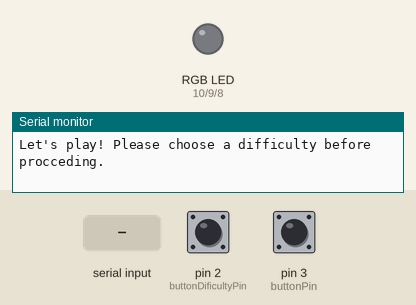
A program run on a simulated Arduino Uno, built with avr-gcc and run on an emulated ATmega328P. On the bench: an RGB LED mixed from three pins (HIGH = lit), the last lines printed to the serial monitor. Dashed ring = blinking. The inputs (shaded band) are chosen by the test bench; at power-on: pin 2 (buttonDificultyPin) HIGH, pin 3 (buttonPin) HIGH. Random numbers use the default seed unless the program sets one.

Above: at 1.2 s.
1.3 s: pin 2 (buttonDificultyPin) pulled LOW for 0.15 s
2.9 s: pin 3 (buttonPin) pulled LOW for 0.15 s
At 3.3 s:
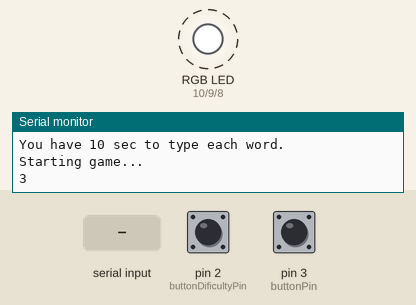
6.0 s: pin 3 (buttonPin) pulled LOW for 1 s
At 6.6 s:
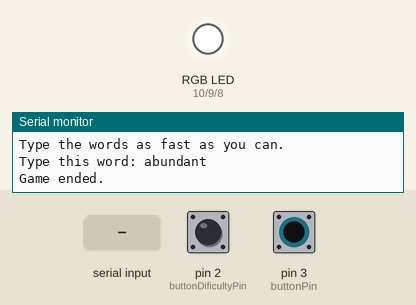
8.5 s: pin 2 (buttonDificultyPin) driven LOW and pin 3 (buttonPin) driven LOW
At 9.9 s:
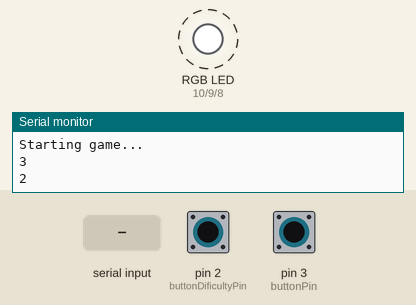
11.5 s: "1\n" received over Serial
At 12.8 s:
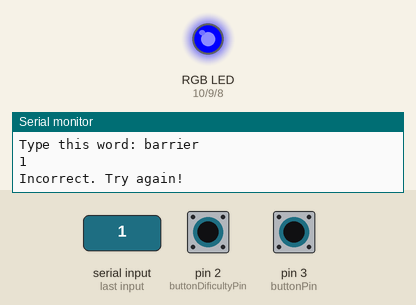
13.5 s: pin 3 (buttonPin) pulsed HIGH 5 times (0.12 s each, 0.3 s apart)
At 14.4 s:
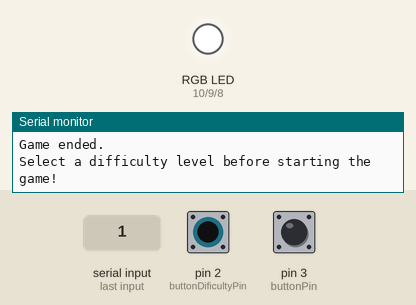
Timing chart, 0 to 16.5 s (numbered marks = the images above; inputs shaded):
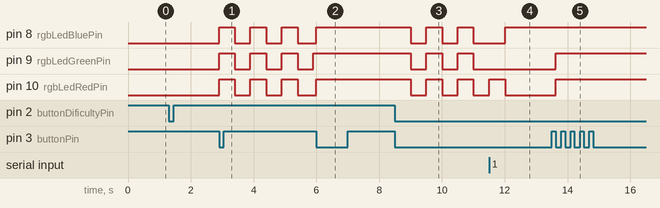

The program:

main.cpp
```cpp
#include <Arduino.h>

/* the pins and the variables the will be used throught the code have been declared globally */

const int buttonPin = 3;
const int buttonDificultyPin = 2;
const int rgbLedRedPin = 10;
const int rgbLedGreenPin = 9;
const int rgbLedBluePin = 8;

const int baseCompareMatch = 62500;
const unsigned long buttonsDebounceDelay = 500;
const unsigned int blinkingTime = 500;
const unsigned long roundTime = 30000;
const unsigned int animationStartGameDuration = 3000;
const int wordCount = 50;
const char* words[wordCount] = {
    "seed", "honest", "bundle", "by", "fairy", "van", "orthodox", "abundant",
    "disappointment", "opinion", "tournament", "straight", "combine", "north",
    "accessible", "imposter", "drop", "cover", "lover", "embox", "parallel",
    "buy", "colorful", "satisfied", "dull", "missile", "fish", "precedent",
    "even", "remember", "education", "railroad", "drill", "museum", "part",
    "dentist", "loud", "random", "seat", "ferry", "superintendent", "tone",
    "demand", "privilege", "conservation", "provincial", "diameter", "frighten",
    "pipe",  "barrier"
};

/* for better comprehension and readability, using "enum", the state and difficulty options have been declared */

enum StateOptions {
  IDLE = 0,
  STARTING = 1,
  RUNNING = 2
};

StateOptions gameState = IDLE;

#define DIFFICULTY_OPTIONS 3
enum DifficultyOptions {
  UNKNOWN = -1,
  EASY = 0,
  MEDIUM = 1,
  HARD = 2
};

DifficultyOptions difficulty = UNKNOWN;

unsigned long lastButtonPressTime = 0;
unsigned long lastDifficultyPressTime = 0;
unsigned long roundStartTime = 0;
unsigned long wordStartTime = 0;
unsigned int timeLimit = 0;
int correctWordCount = 0;
String chosenWord;
String inputBuffer = "";

void setLEDColor(int red, int green, int blue) {
    analogWrite(rgbLedRedPin, red);
    analogWrite(rgbLedGreenPin, green);
    analogWrite(rgbLedBluePin, blue);
}

/* the words that the player should type are chosen randomly for the defined dictionary using the function "random()" */

void generateWord() {
    int wordIndex = random(wordCount);
    chosenWord = words[wordIndex];
    Serial.print("Type this word: ");
    Serial.println(chosenWord);
    inputBuffer = "";
    wordStartTime = millis();
}

/* when the difficulty button is pressed, the function cycles through the difficulty options and displays a specific message for each */

void triggerCycleDifficulty() {
    if (gameState == IDLE && millis() - lastDifficultyPressTime > buttonsDebounceDelay) {
        lastDifficultyPressTime = millis();
        difficulty = (DifficultyOptions)((difficulty + 1) % DIFFICULTY_OPTIONS);
        Serial.print(difficulty == EASY ? "Easy" : difficulty == MEDIUM ? "Medium" : "Hard");
        Serial.println(" mode on!");
        timeLimit = difficulty == EASY ? 10000 : (difficulty == MEDIUM ? 5000 : 3000);
        Serial.print("You have ");
        Serial.print(difficulty == EASY ? "10 sec" : difficulty == MEDIUM ? "5 sec" : "3 sec");
        Serial.println(" to type each word.");
    }
}

/* when the start button is pressed, the function starts or stops the game
   the function also verifies if the player chose a difficulty */

void triggerStartStopGame() {
    if (millis() - lastButtonPressTime > buttonsDebounceDelay) {
        lastButtonPressTime = millis();

        if (difficulty == UNKNOWN) {
            Serial.println("Select a difficulty level before starting the game!");
            return;
        }

        if (gameState == IDLE) {
            gameState = STARTING;
            Serial.println("Starting game...");
        } else {
            Serial.println("Game ended.");
            gameState = IDLE;
            correctWordCount = 0;
            difficulty = UNKNOWN;
            setLEDColor(255, 255, 255);
        }
    }
}

/* function to count down and start the game  */

void countdownAndStartGame() {
    for (int i = 3; i > 0; i--) {
        Serial.println(i);
        setLEDColor(255, 255, 255);
        delay(500);
        setLEDColor(0, 0, 0);
        delay(500);
    }
    gameState = RUNNING;
    roundStartTime = millis();
    Serial.println("Type the words as fast as you can.");
    setLEDColor(0, 255, 0);
    generateWord();
}

/* the words typed by the player are verrified using the following function */

void checkInput() {
    while (Serial.available()) {
        char receivedChar = Serial.read();
        Serial.print(receivedChar);     // show what the player is typing
        if (receivedChar == '\b' && inputBuffer.length() > 0) {       // handles the case where the player presses the backspace key to correct the word
            inputBuffer.remove(inputBuffer.length() - 1);
        } else if (receivedChar == '\n') {
            inputBuffer.trim();
            if (inputBuffer.equals(chosenWord)) {   // handles the case where the input word is correct
                Serial.println("Correct!");
                correctWordCount++;
                generateWord();
                setLEDColor(0, 255, 0);
                wordStartTime = millis();
            } else {
                Serial.println("Incorrect. Try again!");  //handles the case where the input word is wrong
                setLEDColor(255, 0, 0);
                delay(500);
                setLEDColor(0, 0, 255);
            }
            inputBuffer = "";
        } else {
            inputBuffer += receivedChar;
        }
    }

    /* if the time limit set for typing each word is over, a new word will appeare in terminal */

    if (millis() - wordStartTime > timeLimit) {
        Serial.println("Time up! Moving to the next word.");
        generateWord();
        inputBuffer = "";
    }
}


void setup() {
    Serial.begin(28800);
    pinMode(rgbLedRedPin, OUTPUT);
    pinMode(rgbLedGreenPin, OUTPUT);
    pinMode(rgbLedBluePin, OUTPUT);

    pinMode(buttonPin, INPUT_PULLUP);
    pinMode(buttonDificultyPin, INPUT_PULLUP);

    attachInterrupt(digitalPinToInterrupt(buttonDificultyPin), triggerCycleDifficulty, FALLING);
    attachInterrupt(digitalPinToInterrupt(buttonPin), triggerStartStopGame, FALLING);

    randomSeed(millis());
    Serial.println("Let's play! Please choose a difficulty before procceding.");
}

void loop() {
    if (gameState == STARTING) {
        countdownAndStartGame();
    } else if (gameState == RUNNING && millis() - roundStartTime < roundTime) {
        checkInput();
    } else if (gameState == RUNNING && millis() - roundStartTime >= roundTime) {
        Serial.print("Game over! Correct words: ");
        Serial.println(correctWordCount);
        gameState = IDLE;
        difficulty = UNKNOWN;
        setLEDColor(255, 255, 255);
    }
}
```

Measured:
- after the input at 2.9 s, pin 8 (rgbLedBluePin), pin 9 (rgbLedGreenPin), pin 10 (rgbLedRedPin): alternates HIGH for 0.50 s and LOW for 0.50 s, starting at once
- after the input at 6.0 s, pin 8 (rgbLedBluePin), pin 10 (rgbLedRedPin): LOW → HIGH at once
- after the input at 8.5 s, pin 8 (rgbLedBluePin), pin 9 (rgbLedGreenPin), pin 10 (rgbLedRedPin): alternates HIGH for 0.50 s and LOW for 0.50 s, starting after 0.50 s
- after the input at 11.5 s, pin 8 (rgbLedBluePin): LOW → HIGH after 0.51 s; pin 10 (rgbLedRedPin): LOW → HIGH at once, → LOW 0.50 s later
- after the input at 13.5 s, pin 9 (rgbLedGreenPin), pin 10 (rgbLedRedPin): LOW → HIGH after 0.12 s
